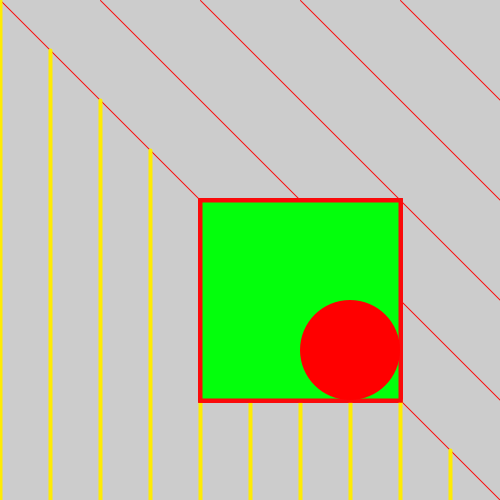
Frame 1 (no input)
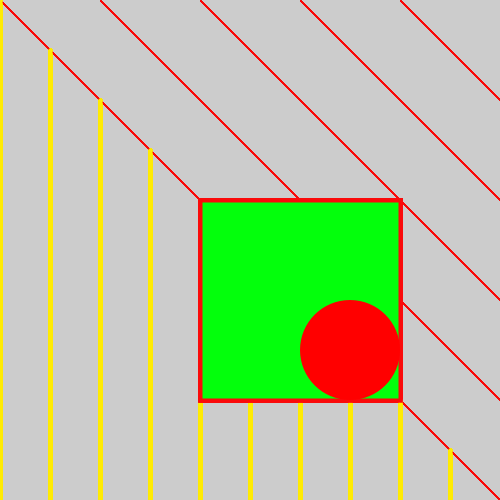
Frame 60 (the mouse pressed at the canvas centre just before this capture)
Frame 120 (the mouse held since frame 60 and released just before this capture): identical to frame 60, image omitted

The Processing sketch that drew these frames (run headless with seeded random() and noise(); from frame 60 on, the mouse is pressed at the canvas centre):

// Processing sketch: processing_166720
// ── processing_166720.pde

void setup(){
  size(500,500);
}
void draw(){
  stroke(#FA0A0A);
  strokeWeight(1);
line(0,0,500,500);
line(100,0,500,400);
line(200,0,500,300);
line(300,0,500,200);
line(400,0,500,100);
  

  
  
for(int i=0;i<500;i=i+50){
  stroke(#FFEB03);
  strokeWeight(4);
  line(i,i,i,500);
  
  fill(#03FF0C);
  stroke(#FA0A0A);
  rect(200,200,200,200);
  
  noStroke();
  fill(255,0,0);
  ellipse(350,350,100,100);

}
}
